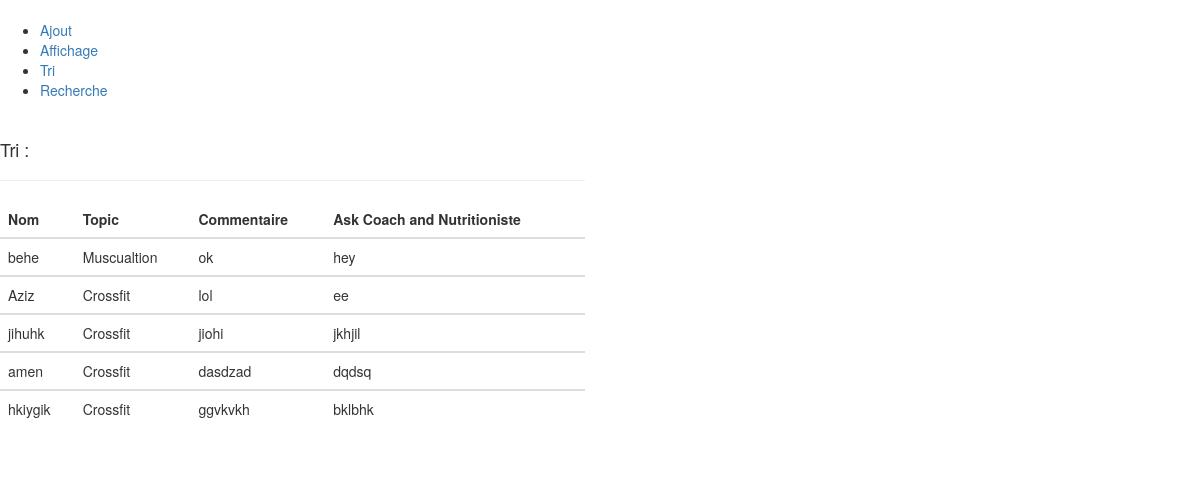
Page /back/triforum.php on the committed database.
### tables this page shows
CREATE TABLE IF NOT EXISTS `serv` (
  `id_post` int(50) NOT NULL AUTO_INCREMENT,
  `nomp` char(200) NOT NULL,
  `topic` char(200) NOT NULL,
  `commentaire` char(200) NOT NULL,
  `ask` char(200) NOT NULL,
  PRIMARY KEY (`id_post`)
);

### Forum2020/core/servC.php (called while the page is built, shortened)
<?PHP
class servC {
	function afficherforums(){
		$sql="SElECT * From serv";
		$db = config::getConnexion();
		try{
		$liste=$db->query($sql);
		return $liste;
		}
        catch (Exception $e){
            die('Erreur: '.$e->getMessage());
        }
	}
}
?>

### back/triforum.php (the view, shortened to what this page needs)
<!DOCTYPE html>
<html lang="en">
<head>
        <link href="assets1/css/bootstrap.min.css" id="bootstrap-stylesheet" rel="stylesheet" type="text/css" />
        <link href="assets1/css/icons.min.css" rel="stylesheet" type="text/css" />
        <link href="assets1/css/app.min.css" id="app-stylesheet" rel="stylesheet" type="text/css" />
    </head>
<body>
    <section id="main-content">
      <section class="wrapper">
        <div class="row mt">
          <div class="col-lg-6 col-md-6 col-sm-12">
<form name="p" >
<div id='cssmenu'>
<ul>
   <li><a href='apps-chat.html'>Ajout</a></li>
   <li ><a href='afficherforum.php'>Affichage</a></li>
   <li class='active'><a href='#'>Tri</a></li>
<li><a href='rechercheforum.php'>Recherche</a></li>
</ul>
</div>
<br>
<?PHP
include "../core/servC.php";
$forum1C=new servC();
$listeforum=$forum1C->afficherforums();
?>
<div class="row">
<div class="col-md-12">
<div class="content-panel">
<h4><i class="fa fa-angle-right"></i>Tri :</h4>
<hr>
<table class="table">
<thead>
<tr>
  <th>Nom</th>
  <th>Topic</th>
  <th>Commentaire</th>
  <th>Ask Coach and Nutritioniste</th>
</tr>
</thead>
<?PHP
foreach($listeforum as $row){
	?>
  <tbody>
  <tr>
    <td><?PHP echo $row['nomp']; ?></td>
    <td><?PHP echo $row['topic']; ?></td>
    <td><?PHP echo $row['commentaire']; ?></td>
    <td><?PHP echo $row['ask']; ?></td>
  </tr>
  </tbody>
<?php
}
?>
</table>
</div>
</div>
</div>
</div>
<br/>
          </div>
      </section>
    </section>
</body>
</html>

### rows in the picture
serv: nomp "behe", topic "Muscualtion", commentaire "ok", ask "hey"
serv: nomp "Aziz", topic "Crossfit", commentaire "lol", ask "ee"
serv: nomp "jihuhk", topic "Crossfit", commentaire "jiohi", ask "jkhjil"
serv: nomp "amen", topic "Crossfit", commentaire "dasdzad", ask "dqdsq"
serv: nomp "hkiygik", topic "Crossfit", commentaire "ggvkvkh", ask "bklbhk"
